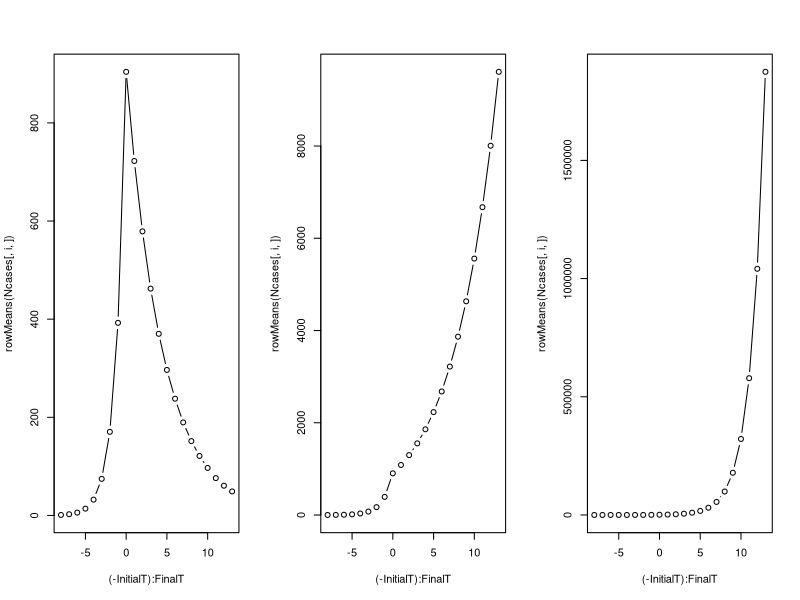

Source code (R):
################################################################################
# This script simulates a branching process.
# 
# Course: Applied Stochastic Process
# Instructor: CHEUNG Ying Lun
# Updated: 23 Nov 2020
################################################################################

###################################################
#Initialize
rm(list = ls())
graphics.off()
set.seed(1542)

###################################################
#Set parameters
NTrial <- 500
R0 <- 2.3
Re <- c(0.8, 1.2, 1.8)
InitialT <- 8
FinalT <- 13

###################################################
#Declare a function of branching process
branching <- function(R0, Re, T1, T2) {
  
  #Initialize
  NPath0 <- vector(mode = "integer", length = T1+1)
  NPath0[1] <- 1
  
  NPath1 <- matrix(nrow = T1+T2+1, ncol = length(Re))
  
  #Calculate the parameter of the Geometric distribution
  p0 <- 1 / (R0+1)
  pe <- 1 / (Re+1)
  t <- 1
  
  #Start simulation
  ########
  #Before controlling policies
  while (t <= T1 & NPath0[t]!=0) {
    #NPath0[t+1] <- sum(rgeom(NPath0[t], p0))
    NPath0[t+1] <- rnbinom(1, NPath0[t], p0)
    t <- t+1
  }
  #Terminate if NPath0[t] == 0
  if (NPath0[t]==0) {
    NPath0[t:(T1+1)] <- 0
    NPath1[1:(T1+1), ] <- NPath0
    NPath1[(T1+2):(T1+T2+1), ] <- 0
    return(NPath1)
  }  
  
  ########
  #After controlling policies
  for (iR in 1:length(Re)) {
    NPath1[1:(T1+1), iR] <- NPath0
    t <- 1
    while (t <= T2 & NPath1[t+T1, iR]!=0) {
      #NPath1[t+T1+1, iR] <- sum(rgeom(NPath1[t+T1, iR], pe[iR]))
      NPath1[t+T1+1, iR] <- rnbinom(1, NPath1[t+T1, iR], pe[iR])
      t <- t+1
    }
    if (NPath1[t+T1, iR]==0) {
      NPath1[(t+T1):(T1+T2+1), iR] <- 0
    }
  }
  
  return(NPath1)
}

###################################################
#Simulate the branching process
Ncases <- replicate(NTrial, branching(R0, Re, InitialT, FinalT))

###################################################
#Q1
print(paste("The mean number of new cases today is",
            mean(Ncases[InitialT, 1, ])))
print(paste("The variance of new cases today is",
            var(Ncases[InitialT, 1, ])))
###################################################
#Q2
par(mfrow = c(1,length(Re)))
for (i in 1:length(Re)) {
  plot((-InitialT):FinalT, rowMeans(Ncases[, i, ]), type = "b")
}
###################################################
#Q3
Ncases2 <- Ncases[ , , Ncases[8, 1, ] != 0]
for (i in 1:length(Re)) {
  print(paste("The probability of zero new cases under strategy",
              i,
              "is:",
              mean(Ncases2[(InitialT+FinalT+1), i, ] == 0)*100,
              "%."))
}